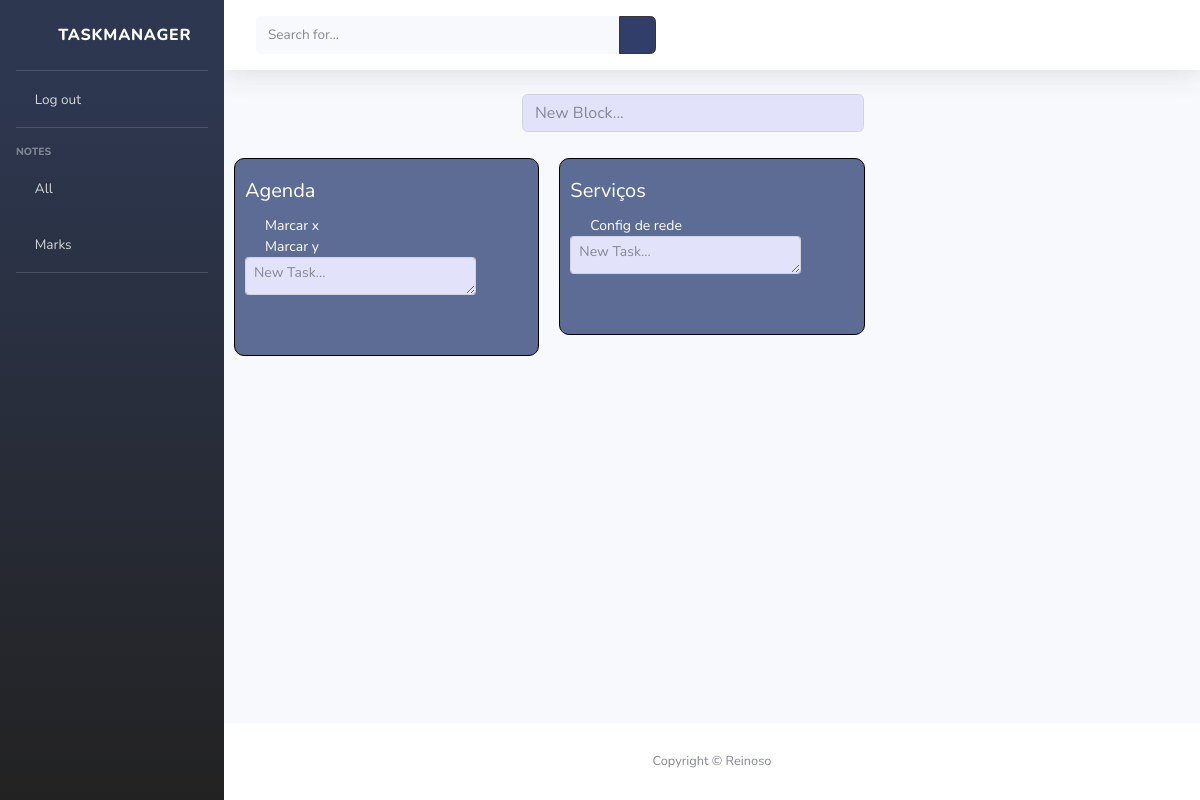
The app's page / (signed in), older data.
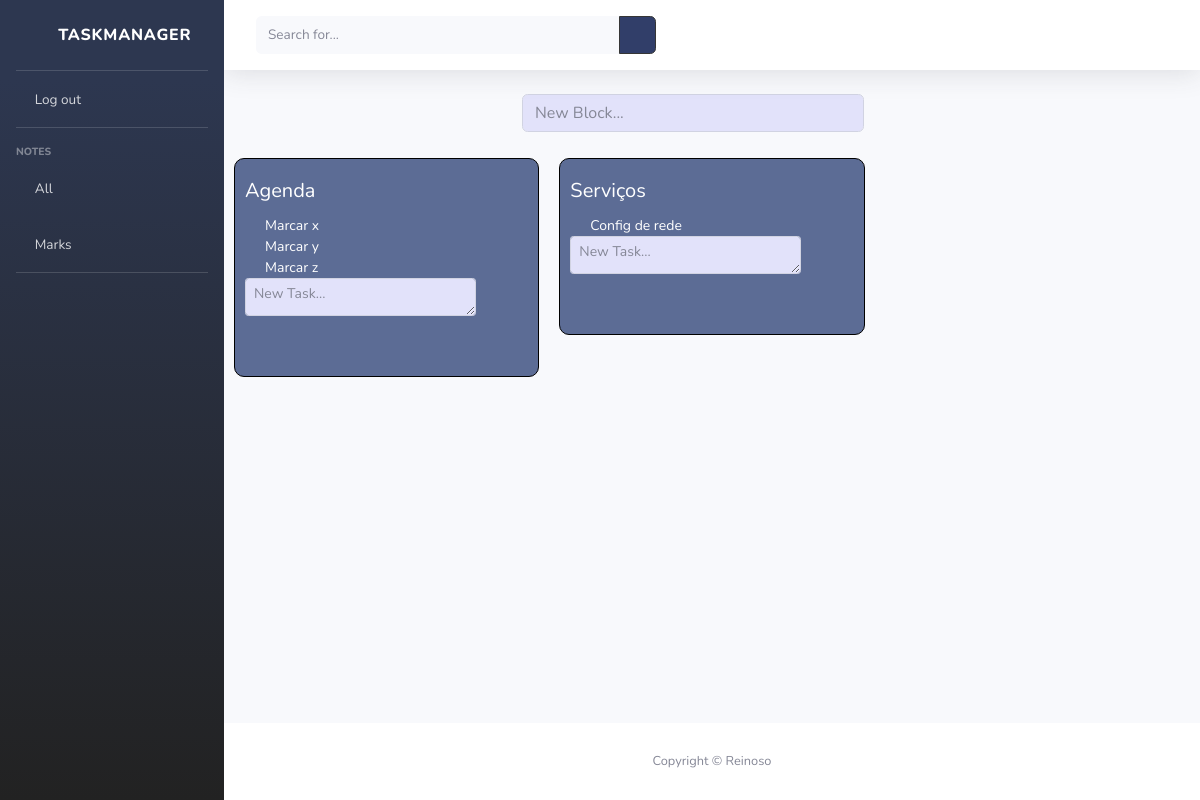
The same page, newer data.
### tasks/models.py (models this page shows, shortened)
class Block(models.Model):
    title = models.CharField(max_length=255, default='')
    user = models.ForeignKey(get_user_model(), on_delete=models.CASCADE)
    created_at = models.DateTimeField(auto_now_add=True)
    updated_at = models.DateTimeField(auto_now=True)

class Task(models.Model):
    STATUS = (
        ('doing', 'Doing'),
        ('done', 'Done'),
    )
    description = models.TextField(default='')
    done = models.CharField(
        max_length=5,
        choices = STATUS
    )
    block = models.ForeignKey(Block, on_delete= models.CASCADE)
    created_at = models.DateTimeField(auto_now_add=True)
    updated_at = models.DateTimeField(auto_now=True)

### tasks/views.py (the view)
# urls.py: path('', include('tasks.urls')),
@login_required
def tasks(request):
    blocks = Block.objects.all().order_by('-created_at').filter(user=request.user)
    doingtasks = Task.objects.filter(done= 'doing')
    donetasks = Task.objects.filter(done= 'done')
    task_form = TaskForm()
    block_form = BlockForm()
    if request.method == 'POST':
            if 'add-block-button' in request.POST:
                add_block(request)
            else:
                add_task(request, blocks)
    args = {'blocks' : blocks, 'doingtasks' : doingtasks, 'donetasks' : donetasks, 'task_form' : task_form, 'block_form' : block_form}
    return render(request, 'tasks/index.html', args)

### tasks/forms.py
class TaskForm(forms.ModelForm):
    class Meta:
        model = Task
        fields = ('description',)

class BlockForm(forms.ModelForm):
    class Meta:
        model = Block
        fields = ('title',)

### templates/tasks/index.html (shortened to what this page needs)
{% extends 'base.html' %}
{% load static %}
{% load widget_tweaks %}
{% block content %}
<link rel="stylesheet" href="{% static 'css/tasks.css' %}">
<nav class="navbar navbar-expand navbar-light bg-white topbar mb-4 static-top shadow">
    <form
        class="d-none d-sm-inline-block form-inline mr-auto ml-md-3 my-2 my-md-0 mw-100 navbar-search">
        <div class="input-group">
            <input type="text" class="form-control bg-light border-0 small" placeholder="Search for..."
                aria-label="Search" aria-describedby="basic-addon2">
            <div class="input-group-append">
                <button class="btn btn-primary" type="button">
                    <i class="fas fa-search fa-sm"></i>
                </button>
            </div>
        </div>
    </form>
</nav>
<div class="container add-block-container">
    <form method="POST">
        <div class="form-group add-block-div">
            {% render_field block_form.title rows="1" cols="1" placeholder="New Block..." class="form-control add-block-form"  %}
            <button class="btn" type="submit" name="add-block-button"><i class="far fa-plus-square add-block-icon"></i></button>
        </div>
    </form>
</div>
<div class="card-columns blocks-list">
        {% if blocks %}
        {% for block in blocks %}
        <div class="card block-div container">
            <div class="card-body task-list">
                <h5 class="card-title task-title">{{block.title}}</h5>
                <ul class="task-list">
                    {% for task in doingtasks %}
                    {% if task.block == block %}
                    <li class="form-check task-item">
                        <a href="change-task-status-{{task.id}}"><i class="far fa-square task-checkbox"></i></a>
                        <p class="task-description">{{task.description}}</p>
                        <a href="del-task-{{task.id}}"><i class="fas fa-times del-task-icon"></i></a>
                    </li>
                    {% endif %}
                    {% endfor %}
                    <form method="POST" id="test-form" >
                        <div class="form-group add-task-div">
                            {% render_field task_form.description type="input" rows="1" cols="1" placeholder="New Task..." class="form-control-sm form-control add-task-form"  %}
                            <button class="btn" type="submit" name="add-task-button-{{block.id}}"><i class="far fa-plus-square add-task-form-icon"></i></button>
                        </div>
                    </form>
                </ul>
                <a href="#done-tasks-{{block.id}}" data-toggle="collapse"><i class="fas fa-list done"></i></a>
            </div>
            <a href="del-block-{{block.id}}"><i class="fas fa-times del-block-icon"></i></a>
        </div>
        {% endfor %}
        {% endif %}
</div>
{% endblock %}

Row changes from the older to the newer data that the page shows:
added Task: description "Marcar z", shown under Block "Agenda"
